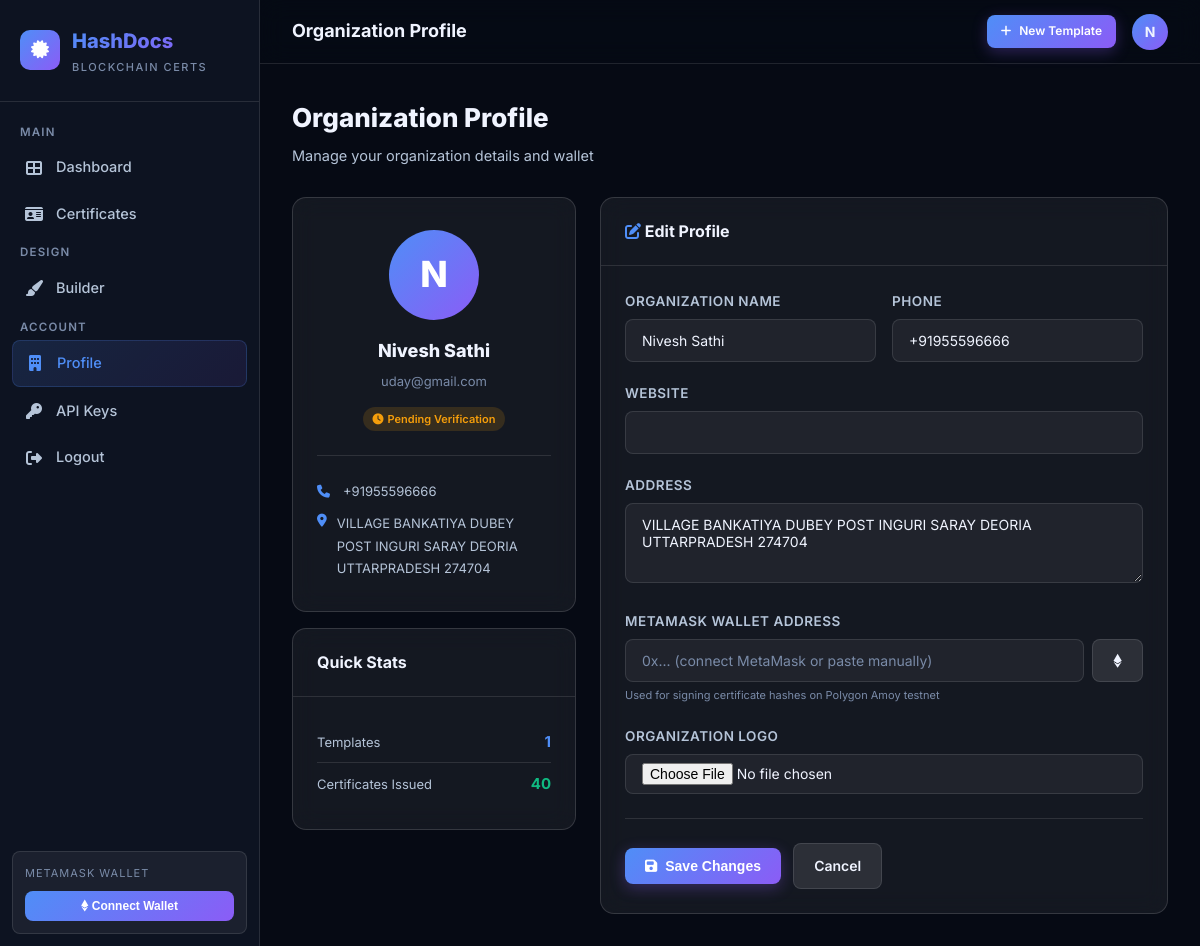
Page /profile/ (signed in) on the earlier database version.
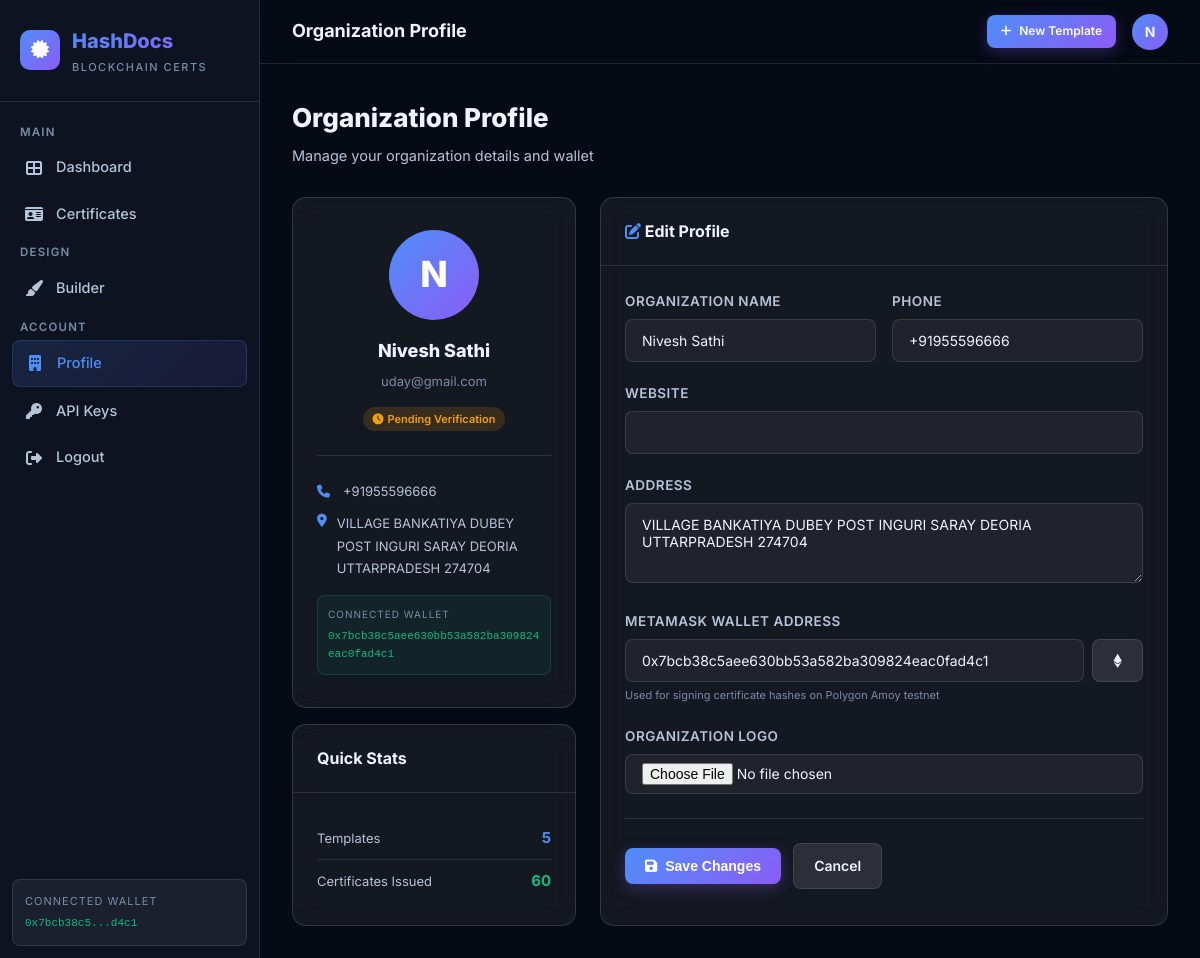
Same page on the later database version.
### accounts/models.py (models this page shows, shortened)
class Organization(AbstractBaseUser, PermissionsMixin):
    id = models.UUIDField(primary_key=True, default=uuid.uuid4, editable=False)
    email = models.EmailField(unique=True)
    name = models.CharField(max_length=255)
    phone = models.CharField(max_length=20, blank=True)
    website = models.URLField(blank=True)
    address = models.TextField(blank=True)
    logo = models.ImageField(upload_to='org_logos/', blank=True, null=True)
    wallet_address = models.CharField(max_length=42, blank=True, help_text='MetaMask Ethereum wallet address')
    is_active = models.BooleanField(default=True)
    is_staff = models.BooleanField(default=False)
    is_verified = models.BooleanField(default=False, help_text='KYC verified')
    date_joined = models.DateTimeField(auto_now_add=True)
    updated_at = models.DateTimeField(auto_now=True)
    USERNAME_FIELD = 'email'
    REQUIRED_FIELDS = ['name']
    objects = OrganizationManager()
    class Meta:
        verbose_name = 'Organization'
        verbose_name_plural = 'Organizations'

### accounts/views.py (the view)
# urls.py: path('profile/', views.profile, name='profile'),
@login_required
def profile(request):
    if request.method == 'POST':
        form = ProfileForm(request.POST, request.FILES, instance=request.user)
        if form.is_valid():
            form.save()
            messages.success(request, 'Profile updated successfully!')
            return redirect('profile')
    else:
        form = ProfileForm(instance=request.user)
    return render(request, 'accounts/profile.html', {'form': form})

### accounts/forms.py
class ProfileForm(forms.ModelForm):
    class Meta:
        model = Organization
        fields = ['name', 'phone', 'website', 'address', 'logo', 'wallet_address']
        widgets = {
            'name': forms.TextInput(attrs={'class': 'form-control'}),
            'phone': forms.TextInput(attrs={'class': 'form-control'}),
            'website': forms.URLInput(attrs={'class': 'form-control'}),
            'address': forms.Textarea(attrs={'class': 'form-control', 'rows': 3}),
            'wallet_address': forms.TextInput(attrs={'class': 'form-control', 'placeholder': '0x...'}),
        }

### templates/accounts/profile.html (shortened to what the changed rows need)
{% extends 'dashboard/base_dashboard.html' %}
{% block page_content %}
<div style="display:grid;grid-template-columns:1fr 2fr;gap:24px;">
    <div>
        <div class="card">
            <div class="card-body" style="text-align:center;padding:32px 24px;">
                {% if request.user.logo %}
                    <img src="{{ request.user.logo.url }}" alt="Logo"
                        style="width:90px;height:90px;border-radius:50%;object-fit:cover;border:3px solid var(--blue);margin-bottom:16px;">
                {% else %}
                    <div style="width:90px;height:90px;border-radius:50%;background:linear-gradient(135deg,var(--blue),var(--purple));display:flex;align-items:center;justify-content:center;font-size:36px;font-weight:800;color:white;margin:0 auto 16px;">
                        {{ request.user.name|slice:":1"|upper }}
                    </div>
                {% endif %}
                <div style="font-size:18px;font-weight:800;margin-bottom:4px;">{{ request.user.name }}</div>
                <div style="font-size:13px;color:var(--text-muted);margin-bottom:12px;">{{ request.user.email }}</div>
                {% if request.user.is_verified %}
                    <span class="badge badge-success"><i class="fas fa-check-circle"></i> KYC Verified</span>
                {% else %}
                    <span class="badge badge-warning"><i class="fas fa-clock"></i> Pending Verification</span>
                {% endif %}
                <hr class="divider">
                <div style="text-align:left;">
                    {% if request.user.phone %}
                    <div style="display:flex;align-items:center;gap:10px;margin-bottom:10px;font-size:13px;color:var(--text-secondary);">
                        <i class="fas fa-phone" style="color:var(--blue);width:16px;"></i>{{ request.user.phone }}
                    </div>
                    {% endif %}
                    {% if request.user.address %}
                    <div style="display:flex;gap:10px;font-size:13px;color:var(--text-secondary);">
                        <i class="fas fa-map-marker-alt" style="color:var(--blue);width:16px;margin-top:2px;"></i>
                        <span>{{ request.user.address }}</span>
                    </div>
                    {% endif %}
                </div>
                {% if request.user.wallet_address %}
                <div style="margin-top:16px;padding:10px;background:rgba(16,185,129,0.08);border:1px solid rgba(16,185,129,0.2);border-radius:8px;text-align:left;">
                    <div style="font-size:10px;text-transform:uppercase;letter-spacing:1px;color:var(--text-muted);margin-bottom:4px;">Connected Wallet</div>
                    <div style="font-family:monospace;font-size:11px;color:var(--success);word-break:break-all;">{{ request.user.wallet_address }}</div>
                </div>
                {% endif %}
            </div>
        </div>
        <div class="card" style="margin-top:16px;">
            <div class="card-body">
                <div style="display:flex;justify-content:space-between;align-items:center;padding:8px 0;border-bottom:1px solid var(--border);">
                    <span style="font-size:13px;color:var(--text-secondary);">Templates</span>
                    <span style="font-weight:700;color:var(--blue);">{{ request.user.templates.count }}</span>
                </div>
                <div style="display:flex;justify-content:space-between;align-items:center;padding:8px 0;">
                    <span style="font-size:13px;color:var(--text-secondary);">Certificates Issued</span>
                    <span style="font-weight:700;color:var(--success);">{{ request.user.certificates.count }}</span>
                </div>
            </div>
        </div>
    </div>
    <div class="card">
        <div class="card-body">
            <form method="post" enctype="multipart/form-data">
                <div style="display:grid;grid-template-columns:1fr 1fr;gap:16px;">
                    <div class="form-group">
                        <label class="form-label">Organization Name</label>
                        <input type="text" name="name" class="form-control" value="{{ form.name.value|default:request.user.name }}" required>
                    </div>
                    <div class="form-group">
                        <label class="form-label">Phone</label>
                        <input type="text" name="phone" class="form-control" value="{{ form.phone.value|default:request.user.phone }}">
                    </div>
                </div>
                <div class="form-group">
                    <label class="form-label">Address</label>
                    <textarea name="address" class="form-control" rows="3">{{ form.address.value|default:request.user.address }}</textarea>
                </div>
                <div class="form-group">
                    <div style="display:flex;gap:8px;">
                        <input type="text" name="wallet_address" class="form-control"
                            value="{{ form.wallet_address.value|default:request.user.wallet_address|default:'' }}"
                            placeholder="0x... (connect MetaMask or paste manually)">
                        <button type="button" class="btn btn-secondary" onclick="autoConnectWallet()" title="Connect MetaMask">
                            <i class="fab fa-ethereum"></i>
                        </button>
                    </div>
                </div>
            </form>
        </div>
    </div>
</div>
{% endblock %}

### templates/dashboard/base_dashboard.html (shortened to what this page needs)
{% extends 'base.html' %}
{% load static %}
{% block content %}
<div class="app-layout">
    <aside class="sidebar">
        <div class="sidebar-logo">
            <div class="logo-icon">
                <i class="fas fa-certificate" style="color:white;"></i>
            </div>
            <div>
                <div class="logo-text">HashDocs</div>
                <div class="logo-sub">Blockchain Certs</div>
            </div>
        </div>
        <nav class="sidebar-nav">
            <span class="nav-section-label">Main</span>
            <a href="{% url 'dashboard' %}" class="nav-item {% if request.resolver_match.url_name == 'dashboard' %}active{% endif %}">
                <i class="fas fa-th-large nav-icon"></i> Dashboard
            </a>
            <a href="{% url 'certificate_list' %}" class="nav-item {% if request.resolver_match.url_name == 'certificate_list' %}active{% endif %}">
                <i class="fas fa-id-card nav-icon"></i> Certificates
            </a>
            <span class="nav-section-label">Design</span>
            <a href="{% url 'template_list' %}" class="nav-item {% if 'template' in request.resolver_match.url_name %}active{% endif %}">
                <i class="fas fa-paint-brush nav-icon"></i> Builder
            </a>
            <span class="nav-section-label">Account</span>
            <a href="{% url 'profile' %}" class="nav-item {% if request.resolver_match.url_name == 'profile' %}active{% endif %}">
                <i class="fas fa-building nav-icon"></i> Profile
            </a>
            <a href="{% url 'api_keys' %}" class="nav-item {% if 'api_key' in request.resolver_match.url_name %}active{% endif %}">
                <i class="fas fa-key nav-icon"></i> API Keys
            </a>
            <a href="{% url 'logout' %}" class="nav-item">
                <i class="fas fa-sign-out-alt nav-icon"></i> Logout
            </a>
        </nav>
        <div class="wallet-badge" id="wallet-section">
            {% if request.user.wallet_address %}
                <div class="wallet-label">Connected Wallet</div>
                <div class="wallet-addr">{{ request.user.wallet_address|slice:":10" }}...{{ request.user.wallet_address|slice:"-4:" }}</div>
            {% else %}
                <div class="wallet-label" style="margin-bottom:8px;">MetaMask Wallet</div>
                <button class="wallet-connect-btn" onclick="connectMetaMask()">
                    <i class="fab fa-ethereum"></i> Connect Wallet
                </button>
            {% endif %}
        </div>
    </aside>
    <div class="main-content">
        <header class="topbar">
            <div class="topbar-title">{% block page_title %}Dashboard{% endblock %}</div>
            <div class="topbar-actions">
                <a href="{% url 'template_create' %}" class="btn btn-gradient btn-sm">
                    <i class="fas fa-plus"></i> New Template
                </a>
                <div class="avatar" title="{{ request.user.name }}">
                    {{ request.user.name|slice:":1"|upper }}
                </div>
            </div>
        </header>
        <main class="page-body">
            {% block page_content %}{% endblock %}
        </main>
    </div>
</div>
{% endblock %}

Differences in the rows shown:
changed Organization "Nivesh Sathi": user.wallet_address (not shown) → "0x7bcb38c5"; user.wallet_address (not shown) → "d4c1"; user.wallet_address (not shown) → "0x7bcb38c5aee630bb53a582ba309824eac0fad4c1"; user.templates.count "1" → "5"; user.certificates.count "40" → "60"; wallet_address (not shown) → "0x7bcb38c5aee630bb53a582ba309824eac0fad4c1"
Other differences:
text no longer shown: "METAMASK WALLET Connect Wallet"
text now shown: "CONNECTED WALLET ... CONNECTED WALLET"
